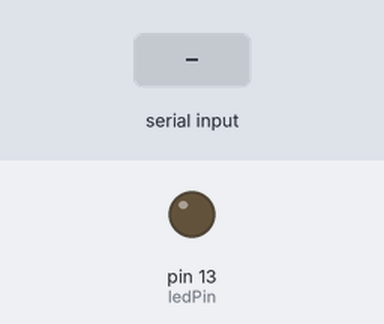
Simulated run of this sketch. Board: Arduino Uno, built with avr-gcc and run on an emulated ATmega328P. Parts: output pins drawn as LEDs (lit = HIGH). The test bench sets the inputs (shaded band).

Above: at 1.2 s.
1.3 s: "90 45\n" received over Serial
At 1.7 s:
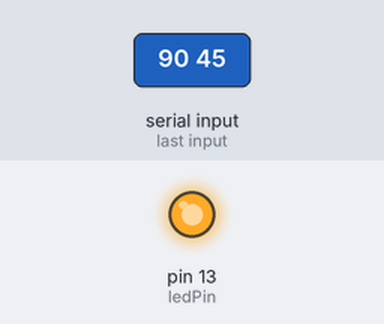
Timing chart, 0 to 10.3 s (numbered marks = the images above; inputs shaded):
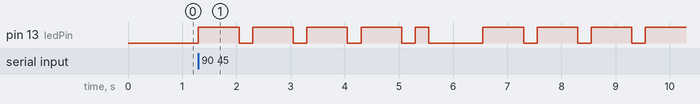

Measured:
- after the input at 1.3 s, pin 13 (ledPin): goes 4 × (HIGH 0.75 s, LOW 0.25 s), HIGH 0.25 s, LOW 1.0 s, 3 × (HIGH 0.75 s, LOW 0.25 s), then HIGH, starting at once

The sketch:

01_blink_led12_morse_translator.ino
```cpp
/* Operação em Morse */
const int ledPin = 13;
const int dotDelay = 250;
char *letters[] = {
	".-",    // A
    "-...",  // B
    "-.-.",  // C
    "-..",   // D
    ".",     // E
    "..-.",  // F
    "--.",   // G
    "....",  // H
    "..",    // I
    ".---",  // J
    "-.-",   // K
    ".-..",  // L
    "--",    // M
    "-.",    // N
    "---",   // O
    ".--.",  // P
    "--.-",  // Q
    ".-.",   // R
    "...",   // S
    "-",     // T
    "..-",   // U
    "...-",  // V
    ".--",   // W
    "-..-",  // X
    "-.--",  // Y
    "--.."   // Z
};
char *numbers[] = {
    "-----",  // 0
    ".----",  // 1
    "..---",  // 2
    "...--",  // 3
    "....-",  // 4
    ".....",  // 5
    "-....",  // 6
    "--...",  // 7
    "---..",  // 8
    "----."   // 9
};


void setup() {
  pinMode(ledPin, OUTPUT);
  Serial.begin(9600); // bits por segundo
}

void loop() {
  char ch;
  if (Serial.available() > 0) { // contem dados no buffer?
    ch = Serial.read(); // lê o valor disponivel
    if (ch >= 'a' && ch <= 'z') {
      flashSequence(letters[ch - 'a']); // subtração de valores ASCII, busca a posição da letra (a - a = 0) ou (c - a = 2)
    } else if (ch >= 'A' && ch <= 'Z') {
      flashSequence(letters[ch - 'A']);
    } else if (ch >= '0' && ch <= '9') {
      flashSequence(numbers[ch - '0']);
    } else if (ch == ' ') {
      delay(dotDelay * 4); //intervalo de tempo entre palavras
    }
  }
}

void flashSequence(char *sequence) {
  /* Obtem uma string com a sequencia de pontos e traços; liga e desliga o led */
  int i = 0;
  while (sequence[i] != '\0') {
    flashDotOrDash(sequence[i]);
    i++;
  }

  delay(dotDelay * 3); // intervalo de tempo entre as letras
}

void flashDotOrDash(char dotOrDash) {
  /* recebe um char, sendo dot ou dash e espera um intervalo */
  digitalWrite(ledPin, HIGH);
  if (dotOrDash == '.')
    delay(dotDelay);
  else
    delay(dotDelay * 3);

  digitalWrite(ledPin, LOW);
  delay(dotDelay); // intervalo de tempo entre os flashes
}
```
